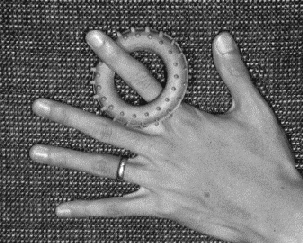
%> input picture computer-assisted-image-analysis/lab4/handBW.pnm, 303 x 243 px
$ octave lab4.m   (GNU Octave 9; MATLAB toolbox functions it lacks are replaced by stand-ins)
%> lines starting %> are read from the running program, lines starting %| are printed output that depends on the picture
### computer-assisted-image-analysis/lab4/mtresh.m
function out = mtresh(im,t1,t2)
%
% function out = mtresh(im,t1,t2)
%
% Calculates multiple thresholdning and plots the result in gcf
%
% im , image
% t1, first treshold
% t2, second treshold
%
% Maria Axelsson, maria@cb.uu.se

  out = (im<t1).*1 + ((im>=t1)&(im<t2)).*2 + (im>=t2).*3;
  imagesc(out)

### computer-assisted-image-analysis/lab4/lab4.m
close all;
load cdata;
figure(1);
plot(cdata(:,1),cdata(:,2),'.');
%plot(cdata(:,1),'.');
%plot(cdata(:,2),'.');

I = imread('handBW.pnm');
%> I is the input picture: size 243x303 uint8; min 21, max 255, mean 108.3
figure(2);imshow(I);
figure(3);imhist(I);
%> after `imhist(I)`:
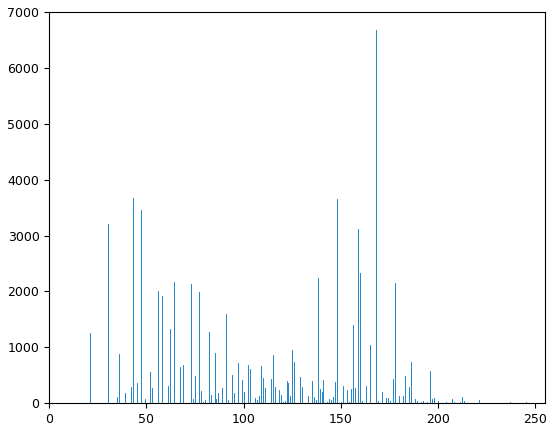
%> figure redrawn from the program's plot data; highest point at x = 168, y = 6672
% Read the image
% Show the image
% Show the histogram

figure(4);
mtresh(I,100,135);
%> in mtresh, `out = (im<t1).*1 + ((im>=t1)&(im<t2)).*2 + (im>=t2).*3;`:
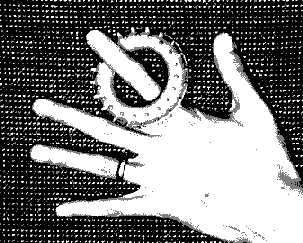
%> out: size 243x303 double; min 1, max 3, mean 1.94; drawn with min black and max white
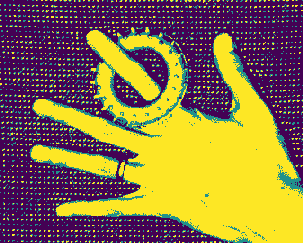
%> displayed picture: size 243x303x3, on the screen's scale of 0 to 255; mean R, G, B 139.9, 112.5, 71.3

I2 = imread('hand.pnm');
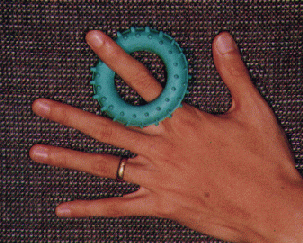
%> input picture computer-assisted-image-analysis/lab4/hand.pnm, 303 x 243 px
%> I2 is the input picture: size 243x303x3 uint8; mean R, G, B 96.8, 63.5, 57.4
% Read the image
figure(5);
imshow(I2);
% Show the image
R = I2(:,:,1);
% Separate the three layers, RGB
G = I2(:,:,2);
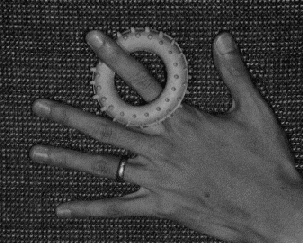
%> G: size 243x303 uint8; min 11, max 206, mean 63.5
B = I2(:,:,3);
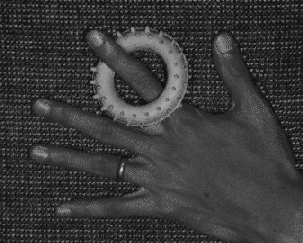
%> B: size 243x303 uint8; min 18, max 209, mean 57.4
figure(6);
plot3(R(:),G(:),B(:),'.') % 3D scatterplot of the RGB data
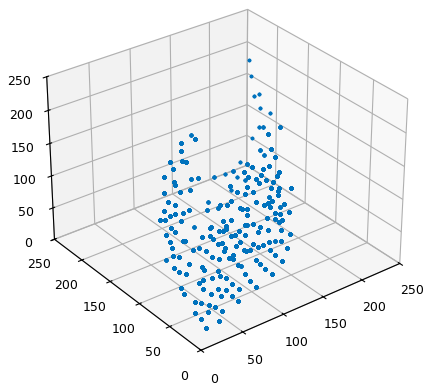
%> figure redrawn from the program's plot data

%> (the run ends here)
